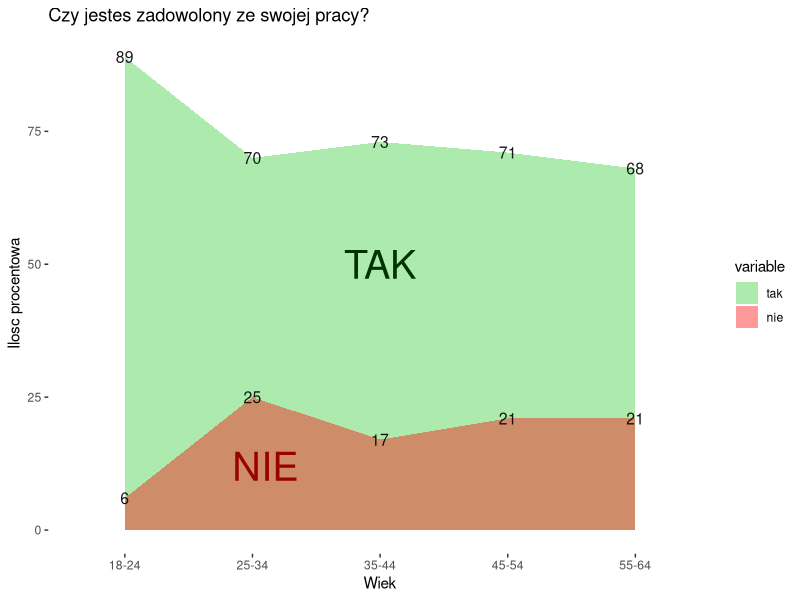

R code for this plot:
tak <- c(89, 70, 73, 71, 68)
nie <- c(6, 25, 17, 21, 21)
wiek <- factor(c("18-24", "25-34", "35-44", "45-54", "55-64"))
dane <- data.frame(wiek, tak, nie)

library("ggplot2")
library("dplyr")

library(reshape2)


dane.melt <- melt(dane, id="wiek")

names(dane.melt)[3] <- "value"


dane.melt


cbPalette <- c("#33CC33", "red")

ggplot(dane.melt, aes(x=wiek, value, group=variable, label=value)) +
  geom_ribbon(aes(ymin=0, ymax=value, group=variable, fill=variable),  alpha = 0.4) +
  geom_text(size=4, color="black", alpha=0.9)+
  scale_fill_manual(values=cbPalette) +   
  annotate("text", x = 3, y = 50, label = "TAK", color="#003300", size=10) +
  annotate("text", x = 2.1, y = 12, label = "NIE", color="#990000", size=10) +
  theme(panel.background=element_rect(fill = "white"), 
        axis.line = element_line(linetype="blank")) +
  labs(title = "Czy jestes zadowolony ze swojej pracy?") +
  ylab("Ilosc procentowa") +   #modyfikacja axisa y 
  xlab("Wiek")

